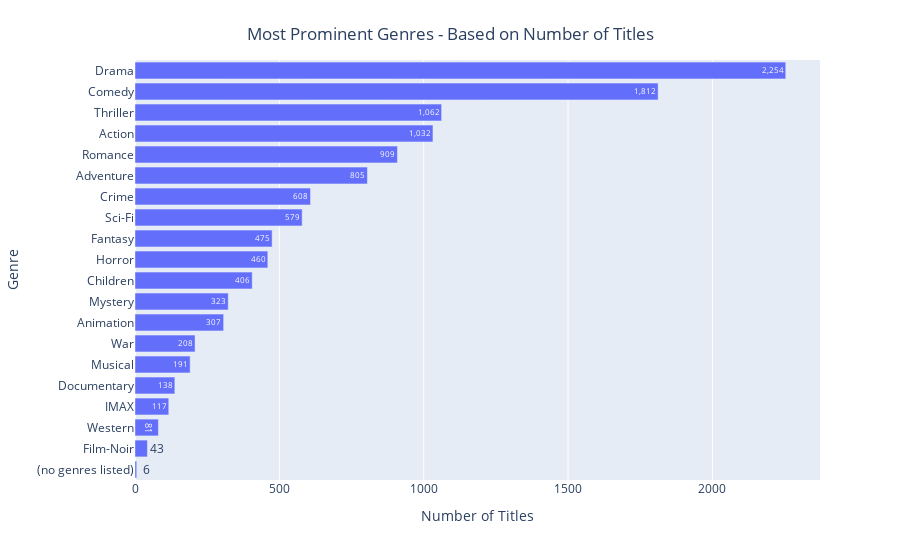

The code cell stored with this chart in its notebook:
### Markdown cell above
<b>a. Most prominent genre - based on number of titles</b>

As shown in the chart above, we see that Drama is the most prominent genre of films in our network, with over 2200 different titles being viewed, representing 46% of the movie titles included in the network

### Code cell
fig = px.bar(summary_table.sort_values(by='num_titles'), x='num_titles', y='genre', text='num_titles',
            labels={'num_titles':'Number of Titles',
                   'genre':'Genre'})
#fig.update_layout(uniformtext_minsize=8)
fig.update_traces(texttemplate='%{x:2,}')
fig.update_layout(
    title={
        'text': "Most Prominent Genres - Based on Number of Titles",
        'y':0.95,
        'x':0.5,
        'xanchor': 'center',
        'yanchor': 'top'})
fig.show()

### Figure 1 — Plotly figure (JSON) as saved in the notebook; plotly's stock layout.template omitted (floating-point values rounded to 4 significant figures)
{"data": [{"alignmentgroup": "True", "hovertemplate": "Number of Titles=%{text}<br>Genre=%{y}<extra></extra>", "legendgroup": "", "marker": {"color": "#636efa", "pattern": {"shape": ""}}, "name": "", "offsetgroup": "", "orientation": "h", "showlegend": false, "text": [6, 43, 81, 117, 138, 191, 208, 307, 323, 406, 460, 475, 579, 608, 805, 909, 1032, 1062, 1812, 2254], "textposition": "auto", "texttemplate": "%{x:2,}", "type": "bar", "x": [6, 43, 81, 117, 138, 191, 208, 307, 323, 406, 460, 475, 579, 608, 805, 909, 1032, 1062, 1812, 2254], "xaxis": "x", "y": ["(no genres listed)", "Film-Noir", "Western", "IMAX", "Documentary", "Musical", "War", "Animation", "Mystery", "Children", "Horror", "Fantasy", "Sci-Fi", "Crime", "Adventure", "Romance", "Action", "Thriller", "Comedy", "Drama"], "yaxis": "y"}], "layout": {"barmode": "relative", "legend": {"tracegroupgap": 0}, "margin": {"t": 60}, "title": {"text": "Most Prominent Genres - Based on Number of Titles", "x": 0.5, "xanchor": "center", "y": 0.95, "yanchor": "top"}, "xaxis": {"anchor": "y", "domain": [0, 1], "title": {"text": "Number of Titles"}}, "yaxis": {"anchor": "x", "domain": [0, 1], "title": {"text": "Genre"}}}}
